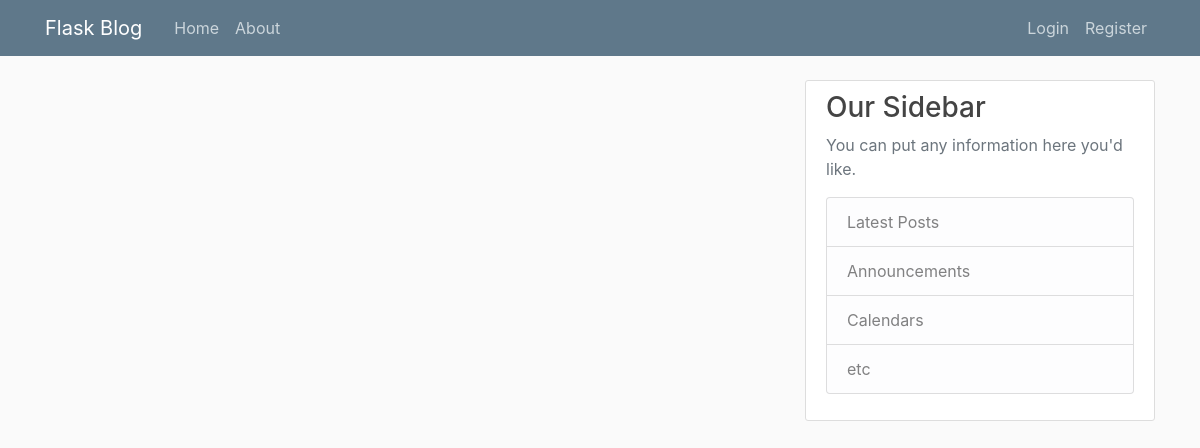
The app's page /home, older data.
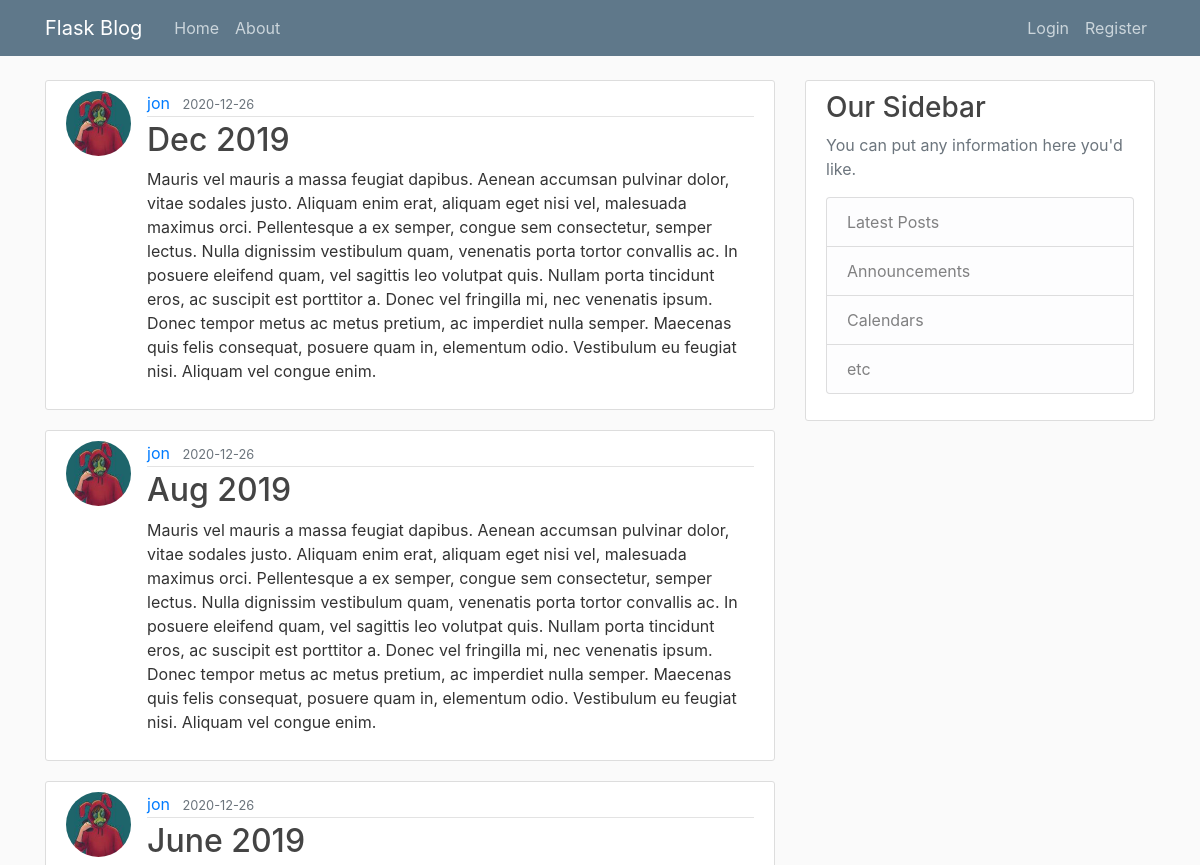
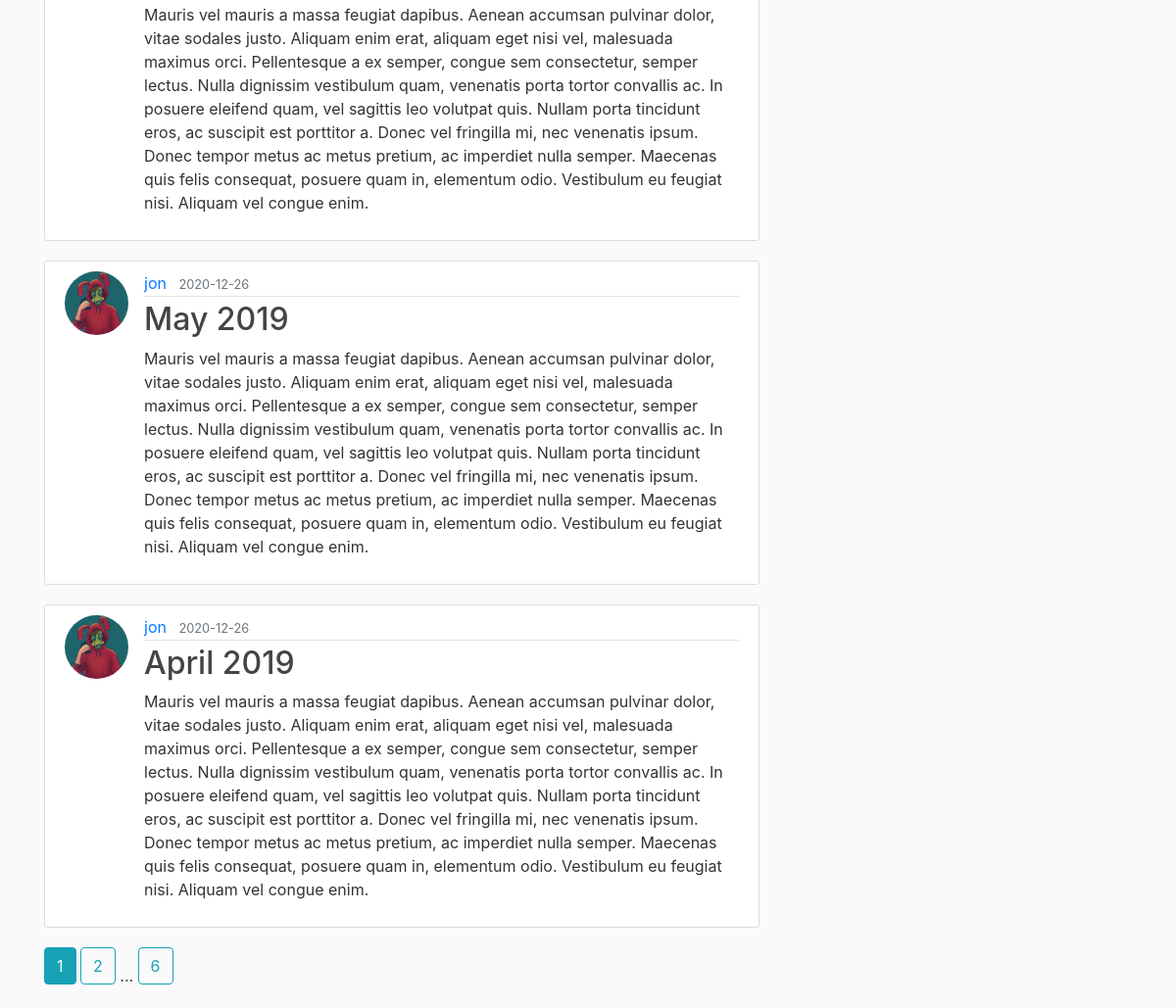
The same page, newer data (2 pictures, top to bottom).
### flaskblog/models.py (models this page shows, shortened)
class Post(db.Model):
    id = db.Column(db.Integer, primary_key=True)
    title = db.Column(db.String(100), nullable=False)
    date_posted = db.Column(db.DateTime, nullable=False, default=datetime.utcnow)
    content = db.Column(db.Text, nullable=False)
    user_id = db.Column(db.Integer, db.ForeignKey('user.id'), nullable=False)

class User(db.Model, UserMixin):
    id = db.Column(db.Integer, primary_key=True)
    username = db.Column(db.String(20), unique=True, nullable=False)
    email = db.Column(db.String(120), unique=True, nullable=False)
    image_file = db.Column(db.String(20), nullable=False, default='default.jpg')
    password = db.Column(db.String(60), nullable=False)
    posts = db.relationship('Post', backref='author', lazy=True)

### flaskblog/main/routes.py (the view)
@main.route('/')
@main.route('/home')
def home():
    page = request.args.get('page', 1, type=int)
    posts = Post.query.order_by(Post.date_posted.desc()).paginate(page=page, per_page=5)
    return render_template('home.html', posts=posts)

### flaskblog/templates/home.html
{% extends "layout.html" %}
{% block content %}
    {% for post in posts.items %}
        <article class="media content-section">
            <img class="rounded-circle article-img" src="{{ url_for('static', filename='profile_pics/' + post.author.image_file) }}">
            <div class="media-body">
                <div class="article-metadata">
                    <a class="mr-2" href="{{ url_for('users.user_post', username=post.author.username) }}">{{ post.author.username }}</a>
                    <small class="text-muted">{{ post.date_posted.strftime('%Y-%m-%d') }}</small>
                </div>
                <h2><a class="article-title" href="{{ url_for('posts.post', post_id=post.id) }}">{{ post.title }}</a></h2>
                <p class="article-content">{{ post.content }}</p>
            </div>
        </article>
    {% endfor %}
    {% for page_num in posts.iter_pages(left_edge=1, right_edge=1, left_current=1, right_current=2) %}
        {% if page_num %}
            {% if posts.page == page_num %}
                <a class="btn btn-info mb-4" href="{{ url_for('main.home', page=page_num) }}">{{ page_num }}</a>
            {% else %}
                <a class="btn btn-outline-info mb-4" href="{{ url_for('main.home', page=page_num) }}">{{ page_num }}</a>
            {% endif %}
        {% else %}
            ...
        {% endif %}
    {% endfor %}
{% endblock content %}

### flaskblog/templates/layout.html (shortened to what this page needs)
<!DOCTYPE html>
<html lang="en">
<head>
    <link rel="stylesheet" href="https://stackpath.bootstrapcdn.com/bootstrap/4.3.1/css/bootstrap.min.css">
    <link rel="stylesheet" type="text/css" href="{{ url_for('static', filename='main.css') }}">
</head>
<body>
    <header class="site-header">
        <nav class="navbar navbar-expand-md navbar-dark bg-steel fixed-top">
          <div class="container">
            <a class="navbar-brand mr-4" href="/">Flask Blog</a>
            <div class="collapse navbar-collapse" id="navbarToggle">
              <div class="navbar-nav mr-auto">
                <a class="nav-item nav-link" href="{{url_for('main.home')}}">Home</a>
                <a class="nav-item nav-link" href="{{url_for('main.about')}}">About</a>
              </div>
              <div class="navbar-nav">
                {% if current_user.is_authenticated %}
                  <a class="nav-item nav-link" href="{{url_for('posts.new_post')}}">New Post</a>
                  <a class="nav-item nav-link" href="{{url_for('users.account')}}">Account</a>
                  <a class="nav-item nav-link" href="{{url_for('users.logout')}}">Logout</a>
                {%  else %}
                  <a class="nav-item nav-link" href="{{url_for('users.login')}}">Login</a>
                  <a class="nav-item nav-link" href="{{url_for('users.register')}}">Register</a>
                {% endif %}
              </div>
            </div>
          </div>
        </nav>
    </header>
    <main role="main" class="container">
        <div class="row">
          <div class="col-md-8">
            {% block content %}{% endblock %}
          </div>
          <div class="col-md-4">
            <div class="content-section">
              <h3>Our Sidebar</h3>
              <p class='text-muted'>You can put any information here you'd like.
                <ul class="list-group">
                  <li class="list-group-item list-group-item-light">Latest Posts</li>
                  <li class="list-group-item list-group-item-light">Announcements</li>
                  <li class="list-group-item list-group-item-light">Calendars</li>
                  <li class="list-group-item list-group-item-light">etc</li>
                </ul>
              </p>
            </div>
          </div>
        </div>
    </main>
</body>
</html>

### flaskblog/static/main.css (style rules this page uses)
body { background: #fafafa; color: #333333; margin-top: 5rem; }
h1, h2, h3, h4, h5, h6 { color: #444444; }
.bg-steel { background-color: #5f788a; }
.site-header .navbar-nav .nav-link { color: #cbd5db; }
.content-section { background: #ffffff; padding: 10px 20px; border: 1px solid #dddddd; border-radius: 3px; margin-bottom: 20px; }
.article-title { color: #444444; }
.article-content { white-space: pre-line; }
.article-img { height: 65px; width: 65px; margin-right: 16px; }
.article-metadata { padding-bottom: 1px; margin-bottom: 4px; border-bottom: 1px solid #e3e3e3 }

Row changes from the older to the newer data that the page shows:
added Post: image_file (picture), author.username "jon", date_posted "2020-12-26", title "Dec 2019", content "Mauris vel mauris a massa feugiat dapibus. Aenean accumsan pulvinar dolor, vitae sodales justo. Aliquam enim erat, aliquam eget nisi vel, malesuada maximus orci. Pellentesque a ex semper, congue sem consectetur, semper lectus. Nulla dignissim vestibulum quam, venenatis porta tortor convallis ac. In posuere eleifend quam, vel sagittis leo volutpat quis. Nullam porta tincidunt eros, ac suscipit est porttitor a. Donec vel fringilla mi, nec venenatis ipsum. Donec tempor metus ac metus pretium, ac imperdiet nulla semper. Maecenas quis felis consequat, posuere quam in, elementum odio. Vestibulum eu feugiat nisi. Aliquam vel congue enim."
added Post: image_file (picture), author.username "jon", date_posted "2020-12-26", title "Aug 2019", content "Mauris vel mauris a massa feugiat dapibus. Aenean accumsan pulvinar dolor, vitae sodales justo. Aliquam enim erat, aliquam eget nisi vel, malesuada maximus orci. Pellentesque a ex semper, congue sem consectetur, semper lectus. Nulla dignissim vestibulum quam, venenatis porta tortor convallis ac. In posuere eleifend quam, vel sagittis leo volutpat quis. Nullam porta tincidunt eros, ac suscipit est porttitor a. Donec vel fringilla mi, nec venenatis ipsum. Donec tempor metus ac metus pretium, ac imperdiet nulla semper. Maecenas quis felis consequat, posuere quam in, elementum odio. Vestibulum eu feugiat nisi. Aliquam vel congue enim."
added Post: image_file (picture), author.username "jon", date_posted "2020-12-26", title "June 2019", content "Mauris vel mauris a massa feugiat dapibus. Aenean accumsan pulvinar dolor, vitae sodales justo. Aliquam enim erat, aliquam eget nisi vel, malesuada maximus orci. Pellentesque a ex semper, congue sem consectetur, semper lectus. Nulla dignissim vestibulum quam, venenatis porta tortor convallis ac. In posuere eleifend quam, vel sagittis leo volutpat quis. Nullam porta tincidunt eros, ac suscipit est porttitor a. Donec vel fringilla mi, nec venenatis ipsum. Donec tempor metus ac metus pretium, ac imperdiet nulla semper. Maecenas quis felis consequat, posuere quam in, elementum odio. Vestibulum eu feugiat nisi. Aliquam vel congue enim."
added Post: image_file (picture), author.username "jon", date_posted "2020-12-26", title "May 2019", content "Mauris vel mauris a massa feugiat dapibus. Aenean accumsan pulvinar dolor, vitae sodales justo. Aliquam enim erat, aliquam eget nisi vel, malesuada maximus orci. Pellentesque a ex semper, congue sem consectetur, semper lectus. Nulla dignissim vestibulum quam, venenatis porta tortor convallis ac. In posuere eleifend quam, vel sagittis leo volutpat quis. Nullam porta tincidunt eros, ac suscipit est porttitor a. Donec vel fringilla mi, nec venenatis ipsum. Donec tempor metus ac metus pretium, ac imperdiet nulla semper. Maecenas quis felis consequat, posuere quam in, elementum odio. Vestibulum eu feugiat nisi. Aliquam vel congue enim."
added Post: image_file (picture), author.username "jon", date_posted "2020-12-26", title "April 2019", content "Mauris vel mauris a massa feugiat dapibus. Aenean accumsan pulvinar dolor, vitae sodales justo. Aliquam enim erat, aliquam eget nisi vel, malesuada maximus orci. Pellentesque a ex semper, congue sem consectetur, semper lectus. Nulla dignissim vestibulum quam, venenatis porta tortor convallis ac. In posuere eleifend quam, vel sagittis leo volutpat quis. Nullam porta tincidunt eros, ac suscipit est porttitor a. Donec vel fringilla mi, nec venenatis ipsum. Donec tempor metus ac metus pretium, ac imperdiet nulla semper. Maecenas quis felis consequat, posuere quam in, elementum odio. Vestibulum eu feugiat nisi. Aliquam vel congue enim."
Text that changed along with them:
new list line: "1"
new list line: "2"
new list line: "6"
